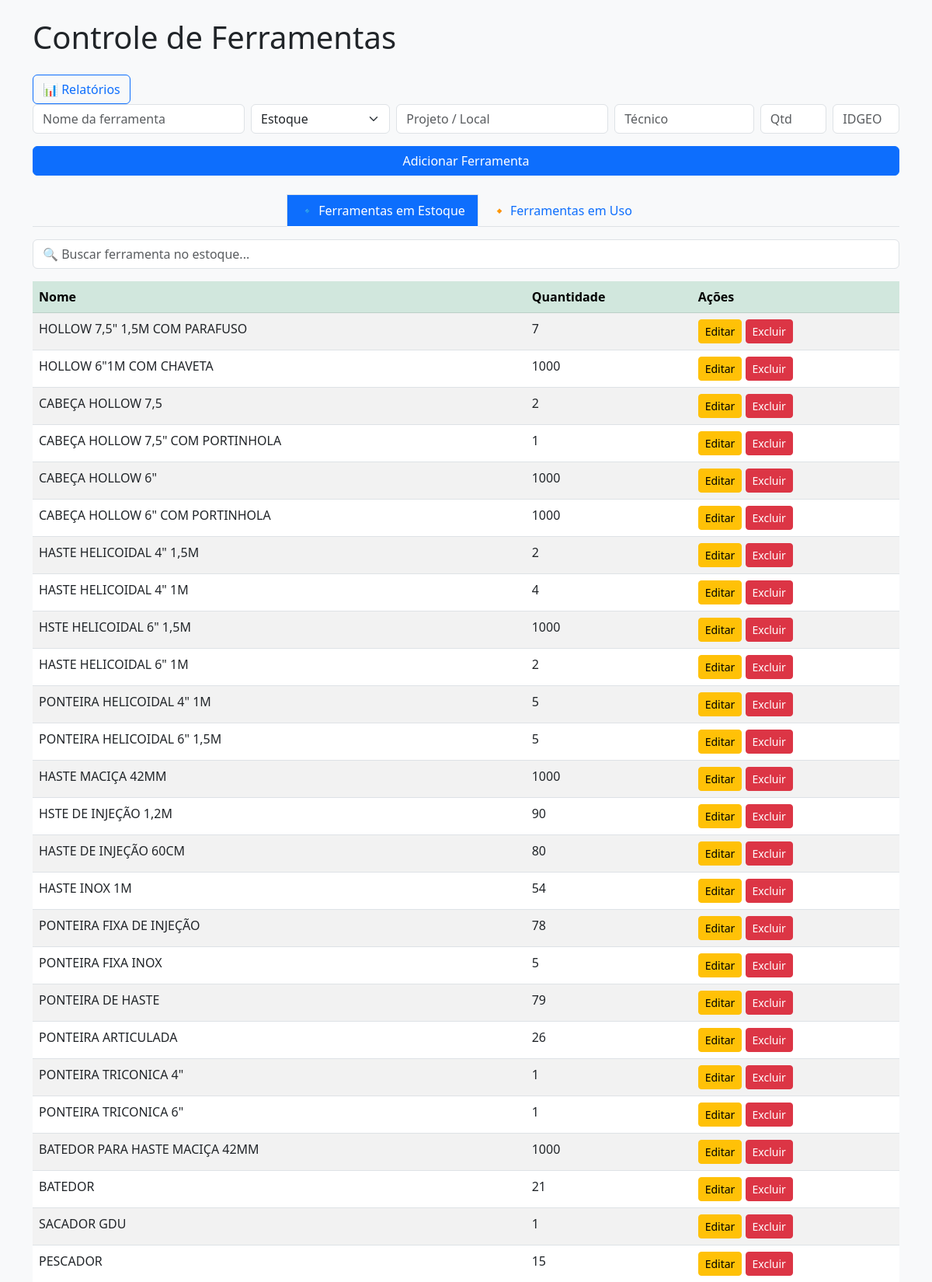
The page / (upper part) on the database its author committed.
### tables this page shows
CREATE TABLE ferramentas (
    id INTEGER PRIMARY KEY AUTOINCREMENT,
    nome TEXT NOT NULL,
    status TEXT NOT NULL,
    local TEXT NOT NULL,
    tecnico TEXT,
    quantidade INTEGER NOT NULL,
    idgeo TEXT
);

### app.py (the view)
@app.route('/')
def index():
    try:
        conn = get_db_connection()
        ferramentas_estoque = conn.execute('SELECT * FROM ferramentas WHERE status = "estoque"').fetchall()
        ferramentas_uso = conn.execute('SELECT * FROM ferramentas WHERE status = "uso"').fetchall()
        conn.close()
        return render_template('index.html', ferramentas_estoque=ferramentas_estoque, ferramentas_uso=ferramentas_uso)
    except sqlite3.OperationalError as e:
        erro = str(e)
        return render_template('index.html', ferramentas_estoque=[], ferramentas_uso=[], erro=erro)

### app.py (called while the page is built)
def get_db_connection():
    conn = sqlite3.connect('ferramentas.db')
    conn.row_factory = sqlite3.Row
    return conn

### templates/index.html (shortened to what this page needs)
<!DOCTYPE html>
<html lang="pt-br">
<head>
    <link href="https://cdn.jsdelivr.net/npm/bootstrap@5.3.0/dist/css/bootstrap.min.css" rel="stylesheet">
</head>
<body class="bg-light p-4">
<div class="container">
    <h1 class="mb-4">Controle de Ferramentas</h1>
    <a href="/relatorios" class="btn btn-outline-primary">📊 Relatórios</a>
    <form method="POST" action="/adicionar" class="row g-2 mb-4">
        <div class="col-md-3"><input name="nome" class="form-control" placeholder="Nome da ferramenta" required></div>
        <div class="col-md-2">
            <select name="status" class="form-select" required>
                <option value="estoque">Estoque</option>
            </select>
        </div>
        <div class="col-md-3"><input name="local" class="form-control" placeholder="Projeto / Local"></div>
        <div class="col-md-2"><input name="tecnico" class="form-control" placeholder="Técnico"></div>
        <div class="col-md-1"><input name="quantidade" type="number" class="form-control" placeholder="Qtd" min="1" required></div>
        <div class="col-md-1"><input name="idgeo" class="form-control" placeholder="IDGEO"></div>
        <div class="col-md-12"><button class="btn btn-primary w-100 mt-2">Adicionar Ferramenta</button></div>
    </form>
    <ul class="nav nav-tabs mb-3 justify-content-center" id="abasFerramentas" role="tablist">
        <li class="nav-item" role="presentation">
            <button class="nav-link active" id="aba-estoque-tab" data-bs-toggle="tab" data-bs-target="#aba-estoque" type="button" role="tab">🔹 Ferramentas em Estoque</button>
        </li>
        <li class="nav-item" role="presentation">
            <button class="nav-link" id="aba-uso-tab" data-bs-toggle="tab" data-bs-target="#aba-uso" type="button" role="tab">🔸 Ferramentas em Uso</button>
        </li>
    </ul>
    <div class="tab-content" id="conteudoAbas">
        <div class="tab-pane fade show active" id="aba-estoque" role="tabpanel">
            <input type="text" class="form-control mb-3" id="buscaEstoque" placeholder="🔍 Buscar ferramenta no estoque..." onkeyup="filtrarTabela('buscaEstoque', 'tabelaEstoque')">
            <table class="table table-striped" id="tabelaEstoque">
                <thead class="table-success">
                    <tr><th>Nome</th><th>Quantidade</th><th>Ações</th></tr>
                </thead>
                <tbody>
                    {% for f in ferramentas_estoque %}
                    <tr>
                        <td>{{ f.nome }}</td>
                        <td>{{ f.quantidade }}</td>
                        <td>
                            <a href="/editar/{{ f.id }}" class="btn btn-warning btn-sm">Editar</a>
                            <a href="/deletar/{{ f.id }}" class="btn btn-danger btn-sm">Excluir</a>
                        </td>
                    </tr>
                    {% endfor %}
                </tbody>
            </table>
        </div>
    </div>
</div>
</body>
</html>

### templates/index.html (style rules this page uses)
.nav-tabs .nav-link { font-size: 16px; font-weight: 500; padding: 8px 16px; border-radius: 0; }
.nav-tabs .nav-link.active { background-color: #0d6efd; color: white; border-radius: 0; }

### rows shown on the page
ferramentas: nome "HOLLOW 7,5\" 1,5M COM PARAFUSO", quantidade "7"
ferramentas: nome "HOLLOW 6\"1M COM CHAVETA", quantidade "1000"
ferramentas: nome "CABEÇA HOLLOW 7,5", quantidade "2"
ferramentas: nome "CABEÇA HOLLOW 7,5\" COM PORTINHOLA", quantidade "1"
ferramentas: nome "CABEÇA HOLLOW 6\"", quantidade "1000"
ferramentas: nome "CABEÇA HOLLOW 6\" COM PORTINHOLA", quantidade "1000"
ferramentas: nome "HASTE HELICOIDAL 4\" 1,5M", quantidade "2"
ferramentas: nome "HASTE HELICOIDAL 4\" 1M", quantidade "4"
ferramentas: nome "HSTE HELICOIDAL 6\" 1,5M", quantidade "1000"
ferramentas: nome "HASTE HELICOIDAL 6\" 1M", quantidade "2"
ferramentas: nome "PONTEIRA HELICOIDAL 4\" 1M", quantidade "5"
ferramentas: nome "PONTEIRA HELICOIDAL 6\" 1,5M", quantidade "5"
ferramentas: nome "HASTE MACIÇA 42MM", quantidade "1000"
ferramentas: nome "HSTE DE INJEÇÃO 1,2M", quantidade "90"
ferramentas: nome "HASTE DE INJEÇÃO 60CM", quantidade "80"
ferramentas: nome "HASTE INOX 1M", quantidade "54"
ferramentas: nome "PONTEIRA FIXA DE INJEÇÃO", quantidade "78"
ferramentas: nome "PONTEIRA FIXA INOX", quantidade "5"
ferramentas: nome "PONTEIRA DE HASTE", quantidade "79"
ferramentas: nome "PONTEIRA ARTICULADA", quantidade "26"
ferramentas: nome "PONTEIRA TRICONICA 4\"", quantidade "1"
ferramentas: nome "PONTEIRA TRICONICA 6\"", quantidade "1"
ferramentas: nome "BATEDOR PARA HASTE MACIÇA 42MM", quantidade "1000"
ferramentas: nome "BATEDOR", quantidade "21"
ferramentas: nome "SACADOR GDU", quantidade "1"
ferramentas: nome "PESCADOR", quantidade "15"
